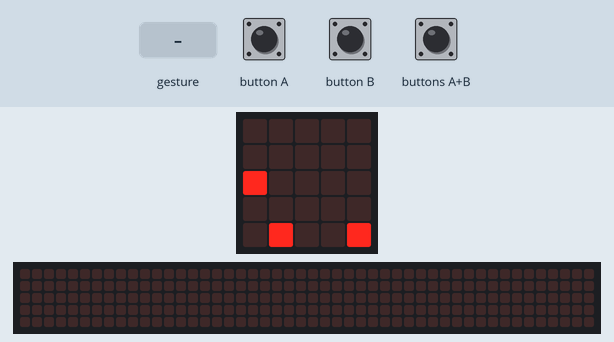
A program run on a simulated BBC micro:bit (MakeCode). On the bench: the board's 5×5 LED display, a strip that is not on the board, showing the scrolling text unrolled. The inputs (shaded band) are chosen by the test bench. A reset restarts the program; random numbers come from a fixed seed; a tilt is held for 1.5 s and a shake lasts 1 s, then the board lies face up again; the 48×5 strip is a reading aid, not a part: it shows the text the display is scrolling, unrolled, one strip-width of it at a time.

Above: at 1.06 s.
1.3 s: buttons A+B pressed for 0.15 s
2.0 s: gesture 'tilt left'
At 2.81 s:
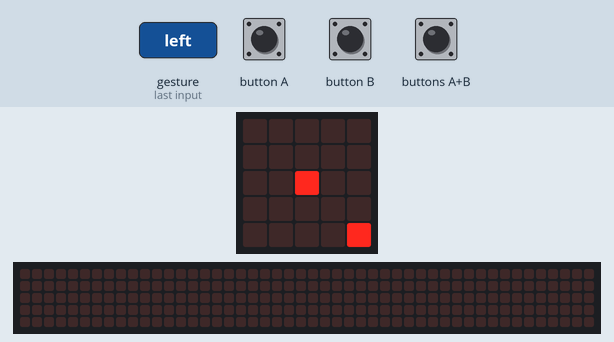
3.7 s: gesture 'tilt right'
At 4.37 s:
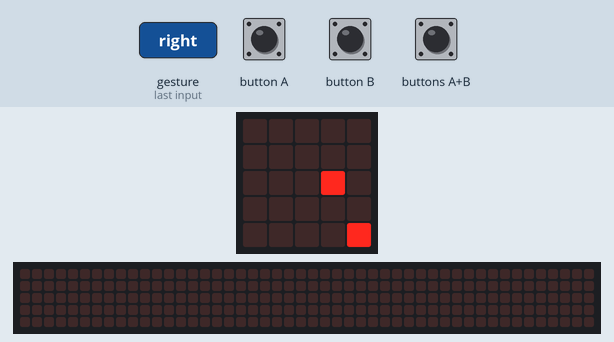
5.6 s: gesture 'logo up'
At 5.93 s:
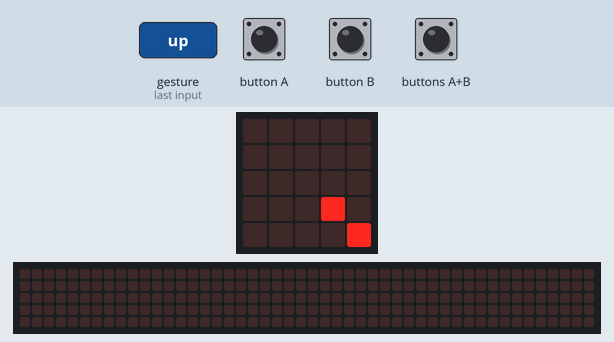
7.3 s: buttons A+B pressed for 1 s
8.9 s: button A pressed for 3.2 s
At 15.54 s:
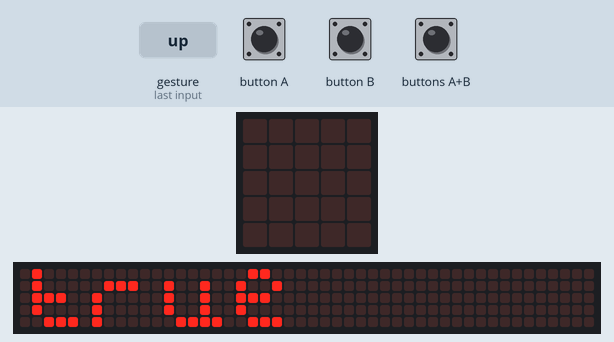

The program:

main.ts
```typescript
input.onGesture(Gesture.TiltRight, function () {
    プレイヤー.change(LedSpriteProperty.X, 1)
})
input.onGesture(Gesture.SixG, function () {
    basic.showNumber(3)
})
input.onButtonPressed(Button.A, function () {
    game.pause()
})
input.onGesture(Gesture.TiltLeft, function () {
    プレイヤー.change(LedSpriteProperty.X, -1)
})
input.onGesture(Gesture.LogoUp, function () {
    プレイヤー.change(LedSpriteProperty.Y, 1)
})
input.onGesture(Gesture.LogoDown, function () {
    プレイヤー.change(LedSpriteProperty.Y, -1)
})
input.onButtonPressed(Button.AB, function () {
    control.reset()
})
input.onButtonPressed(Button.B, function () {
    game.resume()
})
let プレイヤー: game.LedSprite = null
let ゴール = game.createSprite(4, 4)
プレイヤー = game.createSprite(randint(0, 4), randint(2, 4))
let 敵 = game.createSprite(2, 2)
敵.set(LedSpriteProperty.Blink, 10)
敵.set(LedSpriteProperty.Brightness, 50000)
basic.forever(function () {
    敵.change(LedSpriteProperty.X, randint(-1, 1))
    敵.change(LedSpriteProperty.Y, randint(-1, 1))
    basic.pause(500)
    if (プレイヤー.isTouching(ゴール)) {
        basic.showString("GOAL")
        basic.showIcon(IconNames.Happy)
        control.reset()
    }
    if (プレイヤー.isTouching(敵)) {
        basic.showIcon(IconNames.Skull)
        basic.showString("" + (input.buttonIsPressed(Button.A)))
        control.reset()
    }
})
```

test.ts
```typescript
// テストはここに来ます。このパッケージが拡張機能として使用されるときにはコンパイルされません。
```

Measured:
- what the display in image 4 shows lasts 0.5 s, from 15.3 s to 15.8 s
